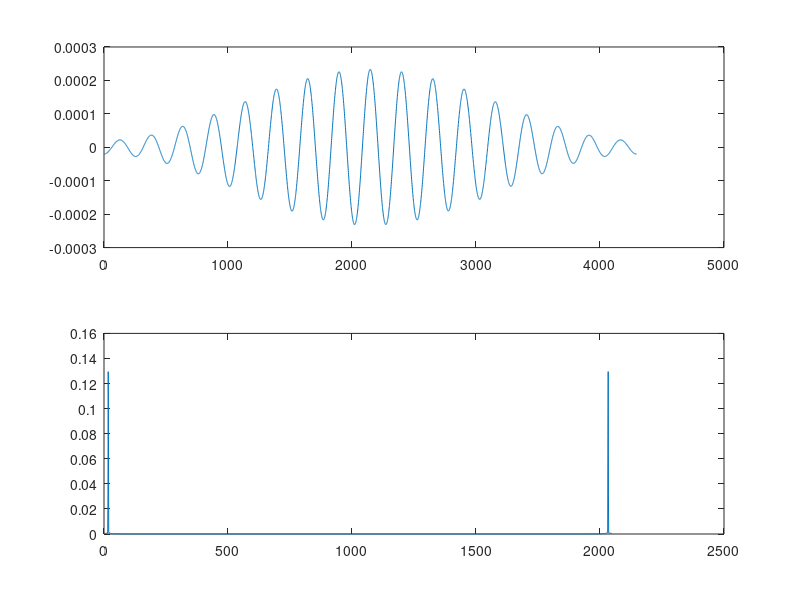
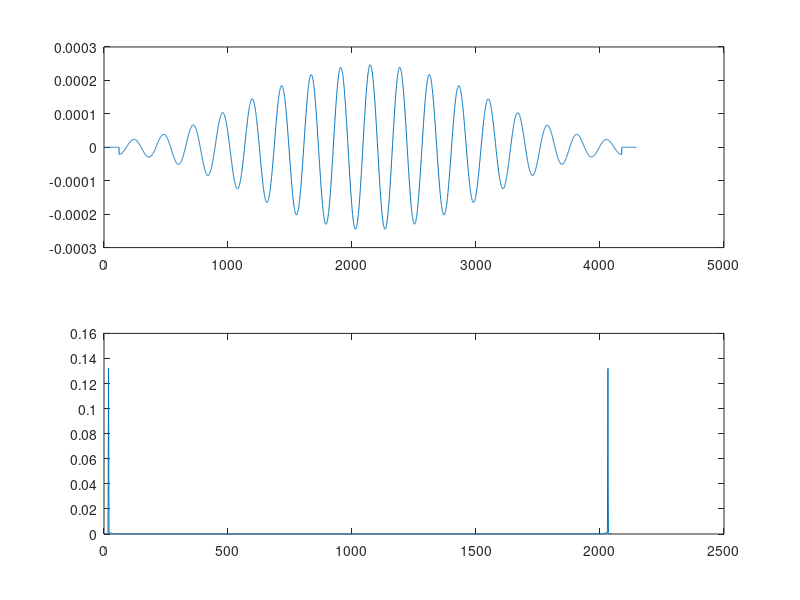
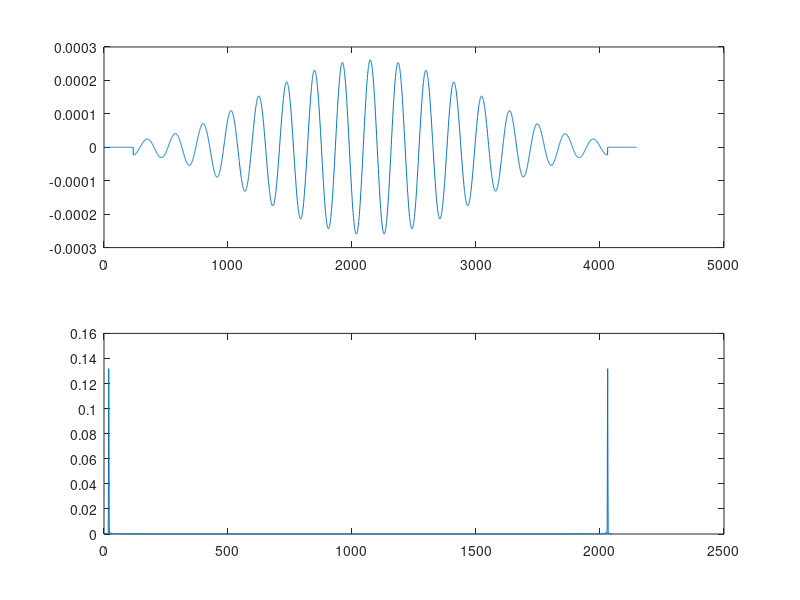
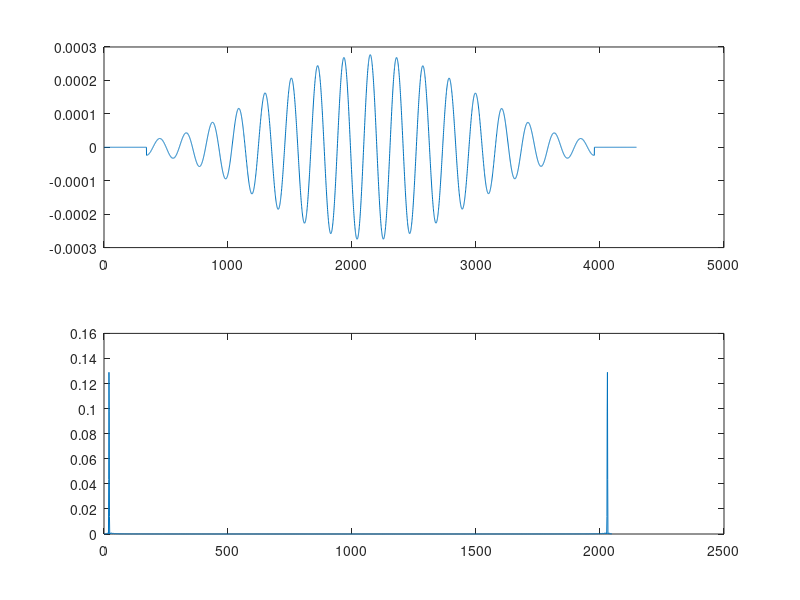

MATLAB code to generate these figures, in order:
fmin = 174.6;
freqs = [];
f = fmin;
k_cq = 1;
fs = 44100;
Q = 17;
a0 = 25/46;
while f < 8000
    freqs = [freqs, f];
    f = (2^(1/12)^k_cq)*fmin;
    k_cq = k_cq + 1;
end
    
N = zeros(size(freqs));
for k_cq = 1:length(N)
    N(k_cq) = round((fs * Q)/freqs(k_cq));
end
for k_cq = 1:length(freqs)
    window = zeros(1, N(1));
    for n = (round(N(1)/2 - N(k_cq)/2)+1):(round(N(1)/2 + N(k_cq)/2)+1)
        window(n) = (a0 - (1 - a0) * cos(2*pi*(n-(N(1)/2 - N(k_cq)/2)+1)/N(k_cq))) * exp(2*pi*freqs(k_cq)*(n-N(1)/2)*1j/fs) / N(k_cq);
    end
    figure;
    subplot(2, 1, 1);
    plot(real(window))
    fft_len = 2048;
    win_fft = zeros(1, fft_len);
    sample_n = floor(N(1)/fft_len);
    for i = 1:fft_len
        win_fft(i) = real(window(i*sample_n));
    end  
    
    subplot(2, 1, 2);
    plot(abs(fft(win_fft)))
end
        
        
        
